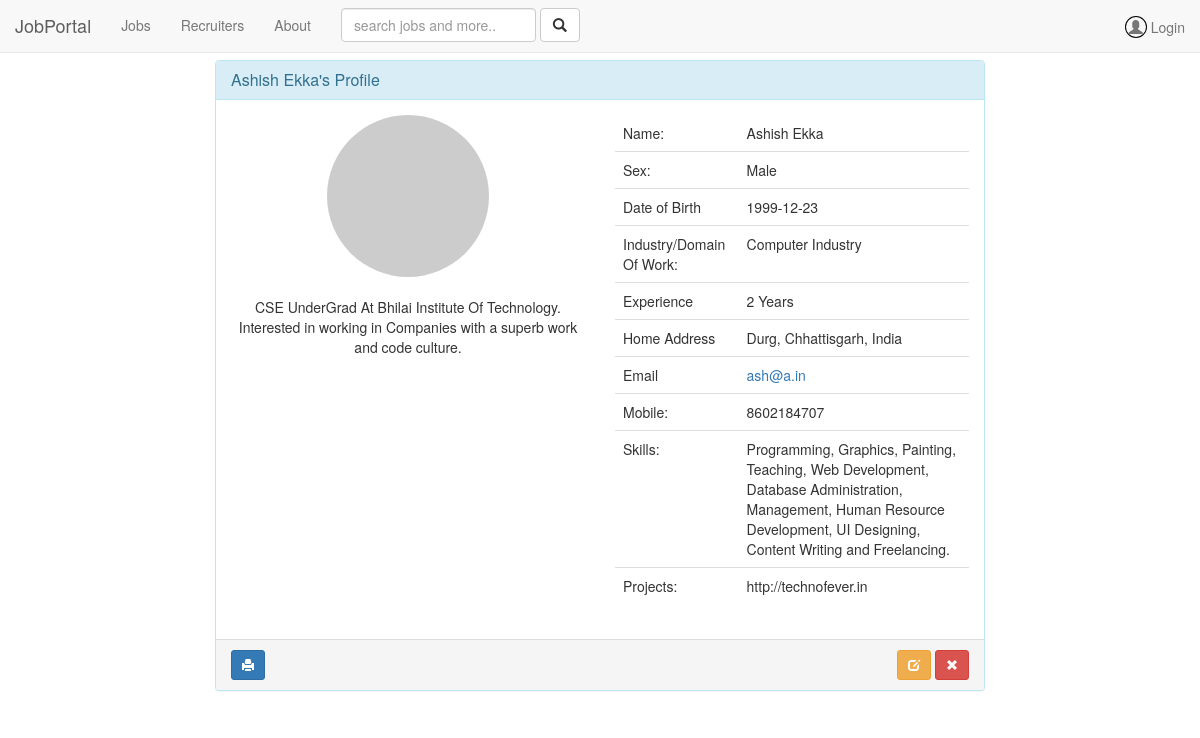
The app's page /profile.php?uid=27 with its own data.
### tables this page shows
CREATE TABLE IF NOT EXISTS `user_profile` (
  `upId` int(11) NOT NULL AUTO_INCREMENT,
  `uId` int(11) NOT NULL,
  `upName` varchar(35) NOT NULL,
  `upMobile` varchar(10) NOT NULL,
  `upCountry` int(11) NOT NULL,
  `upState` varchar(20) NOT NULL,
  `upDistt` varchar(20) NOT NULL,
  `upIndustry` int(11) NOT NULL,
  `upProjects` text NOT NULL,
  `upBio` text NOT NULL,
  `upPic` text NOT NULL,
  PRIMARY KEY (`upId`),
  KEY `upIndustry` (`upIndustry`),
  KEY `upCountry` (`upCountry`),
  KEY `uId` (`uId`)
);

CREATE TABLE IF NOT EXISTS `user_master` (
  `uId` int(11) NOT NULL AUTO_INCREMENT,
  `uName` varchar(25) NOT NULL,
  `uEmail` varchar(30) NOT NULL,
  `uPass` varchar(15) NOT NULL,
  `uType` varchar(9) NOT NULL,
  `uSex` varchar(1) NOT NULL,
  `uDob` date NOT NULL,
  PRIMARY KEY (`uId`),
  UNIQUE KEY `uName` (`uName`,`uEmail`)
);

CREATE TABLE IF NOT EXISTS `industries` (
  `indId` int(11) NOT NULL AUTO_INCREMENT,
  `indName` varchar(35) NOT NULL,
  PRIMARY KEY (`indId`)
);

CREATE TABLE IF NOT EXISTS `experience` (
  `expId` int(11) NOT NULL AUTO_INCREMENT,
  `expYear` int(11) NOT NULL,
  `industry` int(11) NOT NULL,
  `upId` int(11) NOT NULL,
  PRIMARY KEY (`expId`),
  KEY `upId` (`upId`),
  KEY `industry` (`industry`)
);

CREATE TABLE IF NOT EXISTS `countries` (
  `countries_id` int(11) NOT NULL AUTO_INCREMENT,
  `countries_name` varchar(64) NOT NULL DEFAULT '',
  `countries_iso_code` varchar(2) NOT NULL,
  `countries_isd_code` varchar(7) DEFAULT NULL,
  PRIMARY KEY (`countries_id`)
);

CREATE TABLE IF NOT EXISTS `skills` (
  `skillId` int(11) NOT NULL AUTO_INCREMENT,
  `skillName` text NOT NULL,
  PRIMARY KEY (`skillId`)
);

### web/profile.php (the view, shortened to what this page needs)
<?php
	$uid = $_REQUEST["uid"];
	$skillQuery = "SELECT skillName FROM skills WHERE skillId IN (SELECT skillId FROM user_skills_relations WHERE empId = '$uid')";
	$con = dbConnect();
	$rsProfile = mysqli_query($con, "SELECT * FROM user_profile WHERE uid='$uid'");
	$rsUsr = mysqli_query($con, "SELECT uEmail, uPass, uSex, uDob FROM user_master WHERE uid='$uid'");
	$rsIndustry = mysqli_query($con, "SELECT indName FROM industries WHERE indId = (SELECT upIndustry FROM user_profile WHERE uId = '$uid')");
	$rsCountry = mysqli_query($con, "SELECT countries_name FROM countries WHERE countries_id = (SELECT upCountry FROM user_profile WHERE uId = '$uid')");
	$rsSkills = mysqli_query($con, $skillQuery);
	$rsExp = mysqli_query($con, "SELECT expYear FROM experience WHERE upId = '$uid'");
	$rowP = mysqli_fetch_array($rsProfile);
	$rowU = mysqli_fetch_array($rsUsr);
	$rowE = mysqli_fetch_array($rsExp);
	$rowI = mysqli_fetch_array($rsIndustry);
	$rowC = mysqli_fetch_array($rsCountry);
	$name = $rowP["upName"];
	$sex = $rowU["uSex"];
	$dob = $rowU["uDob"];
	$ind = $rowI["indName"];
	$exp = $rowE["expYear"];
	$dist = $rowP["upDistt"];
	$state = $rowP["upState"];
	$country = $rowC["countries_name"];
	$email = $rowU["uEmail"];
	$mobile = $rowP["upMobile"];
	$projects = $rowP["upProjects"];
	$bio = $rowP["upBio"];
	$file = $rowP["upPic"];
?>
<br><br><br>
<div class="container-fluid">
	<div class="row">
    	<div class="col-md-2"></div>
    	<div class="col-md-8">
   	  		<div class="panel panel-info">
    	  		<div class="panel-heading">
    	    		<h3 class="panel-title"><?php echo $name; ?>'s Profile</h3>
  	    		</div>
    	  		<div class="panel-body">
					<div class="row">
              			<div class="col-md-6">
                        <center>
                        	<div class="row">
                        	<div class="col-md-3">
                            </div>
                            <div class="col-md-6">
                        	<?php
								if($file=="")
								{
							?>
           	  				<div class="ratio img-responsive img-circle" style="background-image: url(/jobPortal/images/ImgResponsive_Placeholder.png)">
                            </div>
                            <?php
								}
								else
								{
							?>
                            <div class="ratio img-responsive img-circle" style="background-image: url(user//profile//<?php echo $file; ?>)">
                            </div>
                            <?php
								}
							?>
                            </div>
                            <div class="col-md-3">
                            </div>
                            </div>
                            <br>
                            <p>
                            	<?php echo $bio; ?>
                            </p>
                        </center>
              			</div>
              			<div class="col-md-6">
                        	<table class="table table-user-information">
                    <tbody>
                      <tr>
                        <td>Name:</td>
                        <td><?php echo $name; ?></td>
                      </tr>
                      <tr>
                        <td>Sex:</td>
                        <td><?php if($sex=='M') echo "Male"; else echo "Female"; ?></td>
                      </tr>
                      <tr>
                        <td>Date of Birth</td>
                        <td><?php echo $dob; ?></td>
                      </tr>
                      <tr>
                        <td>Industry/Domain Of Work:</td>
                        <td><?php echo $ind; ?></td>
                      </tr>
                      <tr>
                        <td>Experience</td>
                        <td><?php echo $exp; ?> Years</td>
                      </tr>
                        <tr>
                        <td>Home Address</td>
                        <td><?php echo $dist; ?>, <?php echo $state; ?>, <?php echo $country; ?></td>
                      </tr>
                      <tr>
                        <td>Email</td>
                        <td><a href="mailto:<?php echo $email; ?>"><?php echo $email; ?></a></td>
                      </tr>
                      <tr>
                        <td>Mobile:</td>
                        <td><?php echo $mobile; ?>
                        </td>
                      </tr>
                      <tr>
                        <td>Skills:</td>
                        <td><?php
								$nr = mysqli_num_rows($rsSkills);
								$c = 1;
                        		while($rowS=mysqli_fetch_array($rsSkills))
								{
									echo $rowS["skillName"];
									if($c<$nr-1)
									echo ", ";
									else if($c==$nr-1)
									echo " and ";
									else
									echo ".";
									$c++;
								}
							?>
                        </td>
                      </tr>
                      <tr>
                        <td>Projects:</td>
                        <td><?php echo $projects; ?>
                        </td>
                      </tr>
                    </tbody>
                  </table>
                        </div>
            		</div>
		  		</div>
    	  		<div class="panel-footer">
                	<a data-original-title="Print Profile" data-toggle="tooltip" type="button" class="btn btn-sm btn-primary"><i class="glyphicon glyphicon-print"></i></a>
                        <span class="pull-right">
                            <a href="edit_profile.php?uid=<?php echo $uid; ?>" data-original-title="Edit this user" data-toggle="tooltip" type="button" class="btn btn-sm btn-warning"><i class="glyphicon glyphicon-edit"></i></a>
                            <a data-original-title="Remove this user" data-toggle="tooltip" type="button" class="btn btn-sm btn-danger"><i class="glyphicon glyphicon-remove"></i></a>
                        </span>
                </div>
  	  		</div>
    	</div>
    	<div class="col-md-2"></div>
	</div>
</div>

### web/css/custom.css (style rules this page uses)
.table-user-information > tbody > tr { border-top: 1px solid rgb(221, 221, 221); }
.table-user-information > tbody > tr:first-child { border-top: 0; }
.table-user-information > tbody > tr > td { border-top: 0; }
.img-circle { border-radius: 50%; }
.img-circle { border-radius: 0; }
.ratio { background-position: center center; background-repeat: no-repeat; background-size: cover; height: 0; padding-bottom: 100%; position: relative; width: 100%; }
.img-responsive { display: block; height: auto; max-width: 100%; }

### records on screen
user_profile: upName "Ashish Ekka", upBio "CSE UnderGrad At Bhilai Institute Of Technology. Interested in working in Companies with a superb work and code culture.", upDistt "Durg", upState "Chhattisgarh", upMobile "8602184707", upProjects "http://technofever.in"
user_master: uDob "1999-12-23", uEmail "ash@a.in"
industries: indName "Computer Industry"
experience: expYear "2"
countries: countries_name "India"
skills: skillName "Programming"
skills: skillName "Graphics"
skills: skillName "Painting"
skills: skillName "Teaching"
skills: skillName "Web Development"
skills: skillName "Database Administration"
skills: skillName "Management"
skills: skillName "Human Resource Development"
skills: skillName "UI Designing"
skills: skillName "Content Writing", shows "and"
skills: skillName "Freelancing"
